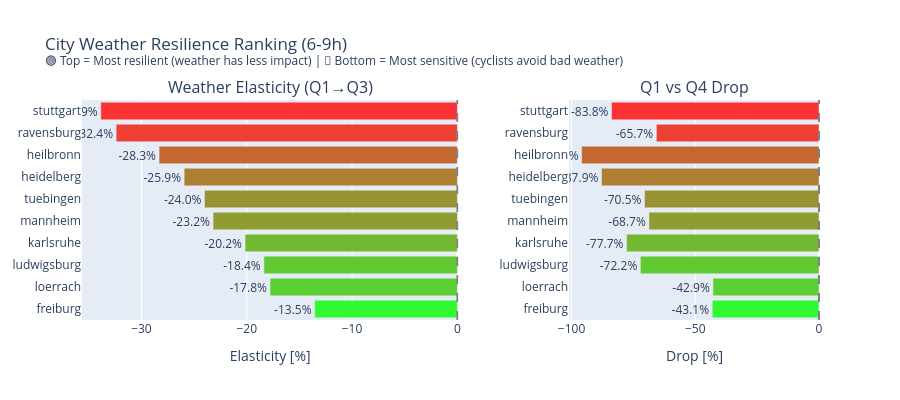

Source (notebook cell):
### Code cell
# Comprehensive city resilience ranking
fig = plot_city_resilience_ranking(
    data_dict,
    title="City Weather Resilience Ranking",
    hour_range=(6, 9),
    weekdays_only=True
)
fig.show()

### Figure 1 — Plotly figure (JSON) as saved in the notebook; plotly's stock layout.template omitted (floating-point values rounded to 4 significant figures)
{"data": [{"marker": {"color": ["rgb(50, 250, 50)", "rgb(91, 208, 50)", "rgb(97, 202, 50)", "rgb(115, 184, 50)", "rgb(144, 155, 50)", "rgb(153, 146, 50)", "rgb(172, 127, 50)", "rgb(195, 104, 50)", "rgb(235, 64, 50)", "rgb(250, 50, 50)"]}, "name": "Elasticity", "orientation": "h", "showlegend": false, "text": ["-13.5%", "-17.8%", "-18.4%", "-20.2%", "-23.2%", "-24.0%", "-25.9%", "-28.3%", "-32.4%", "-33.9%"], "textposition": "outside", "type": "bar", "x": [-13.55, -17.79, -18.37, -20.16, -23.19, -24.01, -25.94, -28.32, -32.4, -33.86], "xaxis": "x", "y": ["freiburg", "loerrach", "ludwigsburg", "karlsruhe", "mannheim", "tuebingen", "heidelberg", "heilbronn", "ravensburg", "stuttgart"], "yaxis": "y"}, {"marker": {"color": ["rgb(50, 250, 50)", "rgb(91, 208, 50)", "rgb(97, 202, 50)", "rgb(115, 184, 50)", "rgb(144, 155, 50)", "rgb(153, 146, 50)", "rgb(172, 127, 50)", "rgb(195, 104, 50)", "rgb(235, 64, 50)", "rgb(250, 50, 50)"]}, "name": "Q1→Q4 Drop", "orientation": "h", "showlegend": false, "text": ["-43.1%", "-42.9%", "-72.2%", "-77.7%", "-68.7%", "-70.5%", "-87.9%", "-95.9%", "-65.7%", "-83.8%"], "textposition": "outside", "type": "bar", "x": [-43.14, -42.85, -72.17, -77.73, -68.7, -70.49, -87.87, -95.91, -65.72, -83.82], "xaxis": "x2", "y": ["freiburg", "loerrach", "ludwigsburg", "karlsruhe", "mannheim", "tuebingen", "heidelberg", "heilbronn", "ravensburg", "stuttgart"], "yaxis": "y2"}], "layout": {"annotations": [{"font": {"size": 16}, "showarrow": false, "text": "Weather Elasticity (Q1→Q3)", "x": 0.255, "xanchor": "center", "xref": "paper", "y": 1, "yanchor": "bottom", "yref": "paper"}, {"font": {"size": 16}, "showarrow": false, "text": "Q1 vs Q4 Drop", "x": 0.83, "xanchor": "center", "xref": "paper", "y": 1, "yanchor": "bottom", "yref": "paper"}], "height": 400, "shapes": [{"line": {"color": "gray", "dash": "dash"}, "type": "line", "x0": 0, "x1": 0, "xref": "x", "y0": 0, "y1": 1, "yref": "y domain"}, {"line": {"color": "gray", "dash": "dash"}, "type": "line", "x0": 0, "x1": 0, "xref": "x2", "y0": 0, "y1": 1, "yref": "y2 domain"}], "showlegend": false, "title": {"text": "City Weather Resilience Ranking (6-9h)<br><sup>🟢 Top = Most resilient (weather has less impact) | 🔴 Bottom = Most sensitive (cyclists avoid bad weather)</sup>"}, "xaxis": {"anchor": "y", "domain": [0, 0.51], "title": {"text": "Elasticity [%]"}}, "xaxis2": {"anchor": "y2", "domain": [0.66, 1], "title": {"text": "Drop [%]"}}, "yaxis": {"anchor": "x", "domain": [0, 1]}, "yaxis2": {"anchor": "x2", "domain": [0, 1]}}}
